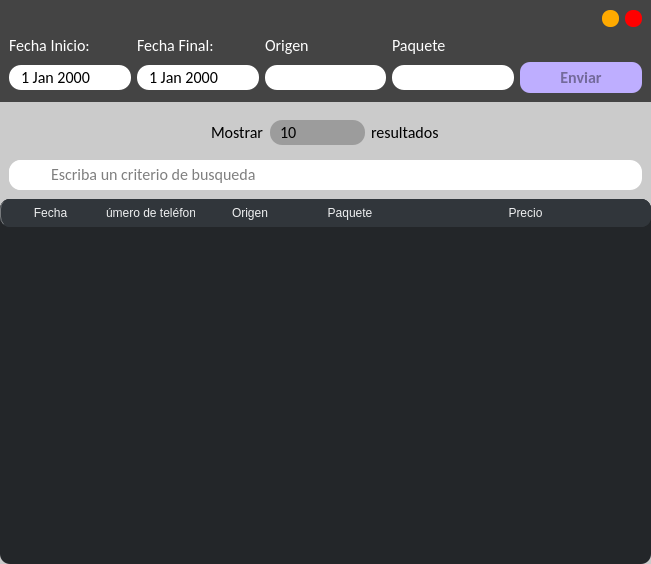
<?xml version="1.0" encoding="UTF-8"?>
<ui version="4.0">
 <class>Dialog</class>
 <widget class="QDialog" name="Dialog">
  <property name="geometry">
   <rect>
    <x>0</x>
    <y>0</y>
    <width>651</width>
    <height>564</height>
   </rect>
  </property>
  <property name="font">
   <font>
    <family>Calibri</family>
    <pointsize>12</pointsize>
   </font>
  </property>
  <property name="windowTitle">
   <string>Registro de compras</string>
  </property>
  <property name="windowIcon">
   <iconset>
    <normaloff>icons/actionlauncher.png</normaloff>icons/actionlauncher.png</iconset>
  </property>
  <property name="styleSheet">
   <string notr="true">QDialog{
	background-color: rgb(203, 203, 203);
}

QComboBox
{
	color: rgb(0, 0, 0);
	font: 12pt &quot;Calibri&quot;;
    /*selection-background-color: #3daee9;*/
    border-radius:12px;
    border:none;
    padding-left: 10px;
    padding-right: 10px;
    selection-background-color: rgb(62, 62, 62);
    min-width: 75px;
}

QComboBox:drop-down {
	color: white;
    subcontrol-origin: padding;
    subcontrol-position: top right;
    width: 12px;
    border:none;
    border-radius:10px;
    background-color: transparent;
}

QComboBox:down-arrow {
    image: url('ui/graphics/arrow_down.png');
    height: 12px;
    width: 12px;
    padding-right: 10px;
}

QComboBox:on:hover:focus {
    image: url('ui/graphics/arrow_down_disabled.png');
}

QComboBox QAbstractItemView
{
	color: white;
    background-color: #232629;
    border-radius: 10px;
    border: none;
    selection-background-color: #18465d;
}
/* DATE PICKER */
QDateEdit
{
	color: rgb(0, 0, 0);
	border-radius:12px;
	border:none;
	padding-left: 10px;
	padding-right: 10px;
	selection-background-color: #3daee9;
}

QDateEdit::down-arrow
{
    image: url('ui/graphics/arrow_down.png');
    height: 12px;
    width: 12px;
    padding-right: 10px;
}

QDateEdit:on
{
    padding-top: 3px;
    padding-left: 4px;
    selection-background-color: #4a4a4a;
}

QDateEdit QAbstractItemView
{
	
	color:rgb(181, 181, 181);
    background-color: #232629;
    border-radius: 5px;
    border: 1px solid #3375A3;
    selection-background-color: #3daee9;
}

QDateEdit::drop-down
{
    subcontrol-origin: padding;
    subcontrol-position: top right;
    width: 15px;
    /*border-left-width: 0px;
    border-left-color: darkgray;
    border-left-style: solid;*/
    border-radius: 10px;
}

QDateEdit::down-arrow:on, QDateEdit::down-arrow:hover,
QDateEdit::down-arrow:focus
{
    image: url('ui/graphics/arrow_down.png');
    height: 12px;
    width: 12px;
    padding-right: 10px;
}</string>
  </property>
  <property name="modal">
   <bool>false</bool>
  </property>
  <layout class="QGridLayout" name="gridLayout_4">
   <property name="leftMargin">
    <number>0</number>
   </property>
   <property name="topMargin">
    <number>0</number>
   </property>
   <property name="rightMargin">
    <number>0</number>
   </property>
   <property name="bottomMargin">
    <number>0</number>
   </property>
   <property name="verticalSpacing">
    <number>0</number>
   </property>
   <item row="3" column="0">
    <widget class="QTableWidget" name="table">
     <property name="styleSheet">
      <string notr="true">QTableView
{
	color:white;
    border: none;/*1px solid #76797C;*/
    gridline-color: #31363b;
    background-color: #232629;
}


QTableView, QHeaderView
{
    border-radius: 10px;
}

QTableView::item:pressed, QListView::item:pressed, QTreeView::item:pressed  {
    background: #18465d;
    color: #eff0f1;
}

QTableView::item:selected:active, QTreeView::item:selected:active, QListView::item:selected:active  {
    background: #287399;
    color: #eff0f1;
}


QHeaderView
{
    background-color: #31363b;
    border: none;/*1px transparent;*/
    border-radius: 10px;
    margin: 0px;
    padding: 0px;

}

QHeaderView::section  {
    background-color: #31363b;
    color: #eff0f1;
    padding: 5px;
	 border: none;/*1px solid #76797C;*/
    border-radius: 10px;
    text-align: center;
}

QHeaderView::section::vertical::first, QHeaderView::section::vertical::only-one
{
    border-top: 1px solid #76797C;
}

QHeaderView::section::vertical
{
    border-top: transparent;
}

QHeaderView::section::horizontal::first, QHeaderView::section::horizontal::only-one
{
    border-left: 1px solid #76797C;
}

QHeaderView::section::horizontal
{
    border-left: transparent;
}


QHeaderView::section:checked
 {
    color: white;
    background-color: #334e5e;
 }

 /* style the sort indicator */
QHeaderView::down-arrow {
    image: url(:/qss_icons/rc/down_arrow.png);
}

QHeaderView::up-arrow {
    image: url(:/qss_icons/rc/up_arrow.png);
}


QTableCornerButton::section {
    background-color: transparent;/*#31363b;*/
    border: none;/*1px transparent #76797C;*/
    border-radius: 10px;
}</string>
     </property>
     <property name="editTriggers">
      <set>QAbstractItemView::NoEditTriggers</set>
     </property>
     <property name="alternatingRowColors">
      <bool>true</bool>
     </property>
     <property name="textElideMode">
      <enum>Qt::ElideMiddle</enum>
     </property>
     <property name="sortingEnabled">
      <bool>true</bool>
     </property>
     <attribute name="horizontalHeaderStretchLastSection">
      <bool>true</bool>
     </attribute>
     <attribute name="verticalHeaderStretchLastSection">
      <bool>false</bool>
     </attribute>
     <column>
      <property name="text">
       <string>Fecha</string>
      </property>
     </column>
     <column>
      <property name="text">
       <string>Número de teléfono</string>
      </property>
     </column>
     <column>
      <property name="text">
       <string>Origen</string>
      </property>
     </column>
     <column>
      <property name="text">
       <string>Paquete</string>
      </property>
     </column>
     <column>
      <property name="text">
       <string>Precio</string>
      </property>
     </column>
    </widget>
   </item>
   <item row="0" column="0" alignment="Qt::AlignVCenter">
    <widget class="QWidget" name="widget" native="true">
     <property name="minimumSize">
      <size>
       <width>0</width>
       <height>0</height>
      </size>
     </property>
     <property name="maximumSize">
      <size>
       <width>16777215</width>
       <height>16777215</height>
      </size>
     </property>
     <property name="styleSheet">
      <string notr="true">QWidget{
font: 12pt &quot;Calibri&quot;;
color: rgb(255, 255, 255);
}

QWidget #widget{
	background-color: rgb(68, 68, 68);
}</string>
     </property>
     <layout class="QGridLayout" name="gridLayout_5">
      <item row="1" column="0">
       <widget class="QLabel" name="label">
        <property name="text">
         <string>Fecha Inicio:</string>
        </property>
       </widget>
      </item>
      <item row="1" column="1">
       <widget class="QLabel" name="label_2">
        <property name="text">
         <string>Fecha Final:</string>
        </property>
       </widget>
      </item>
      <item row="1" column="2">
       <widget class="QLabel" name="label_3">
        <property name="text">
         <string>Origen</string>
        </property>
       </widget>
      </item>
      <item row="1" column="3">
       <widget class="QLabel" name="label_4">
        <property name="text">
         <string>Paquete</string>
        </property>
       </widget>
      </item>
      <item row="2" column="0">
       <widget class="QDateEdit" name="init_day">
        <property name="minimumSize">
         <size>
          <width>0</width>
          <height>25</height>
         </size>
        </property>
        <property name="styleSheet">
         <string notr="true">color: rgb(0, 0, 0);</string>
        </property>
        <property name="buttonSymbols">
         <enum>QAbstractSpinBox::NoButtons</enum>
        </property>
        <property name="calendarPopup">
         <bool>true</bool>
        </property>
       </widget>
      </item>
      <item row="2" column="1">
       <widget class="QDateEdit" name="final_date">
        <property name="minimumSize">
         <size>
          <width>0</width>
          <height>25</height>
         </size>
        </property>
        <property name="styleSheet">
         <string notr="true">color: rgb(0, 0, 0);</string>
        </property>
        <property name="frame">
         <bool>false</bool>
        </property>
        <property name="buttonSymbols">
         <enum>QAbstractSpinBox::NoButtons</enum>
        </property>
        <property name="calendarPopup">
         <bool>true</bool>
        </property>
       </widget>
      </item>
      <item row="2" column="2">
       <widget class="QComboBox" name="origins_list">
        <property name="minimumSize">
         <size>
          <width>95</width>
          <height>25</height>
         </size>
        </property>
        <property name="styleSheet">
         <string notr="true">color: grey;</string>
        </property>
       </widget>
      </item>
      <item row="2" column="3">
       <widget class="QComboBox" name="data_package_list">
        <property name="minimumSize">
         <size>
          <width>95</width>
          <height>25</height>
         </size>
        </property>
        <property name="styleSheet">
         <string notr="true">color: grey;</string>
        </property>
       </widget>
      </item>
      <item row="2" column="4">
       <widget class="QPushButton" name="send">
        <property name="font">
         <font>
          <family>Calibri</family>
          <pointsize>12</pointsize>
          <weight>75</weight>
          <italic>false</italic>
          <bold>true</bold>
         </font>
        </property>
        <property name="toolTip">
         <string>Enviar solicitud</string>
        </property>
        <property name="styleSheet">
         <string notr="true">QPushButton{
	
	font: bold 12pt &quot;Calibri&quot;;
	color:rgba(0, 0, 0, 100);
	border-radius: 10px;
	padding: 5px;
	background-color: rgb(190, 174, 255);
}

QPushButton:hover{
	color:rgba(255, 255, 255, 100);
	background-color:rgb(82, 62, 106);
}</string>
        </property>
        <property name="text">
         <string>Enviar</string>
        </property>
       </widget>
      </item>
      <item row="0" column="0" colspan="5">
       <widget class="QWidget" name="widget_4" native="true">
        <layout class="QGridLayout" name="gridLayout">
         <property name="leftMargin">
          <number>0</number>
         </property>
         <property name="topMargin">
          <number>0</number>
         </property>
         <property name="rightMargin">
          <number>0</number>
         </property>
         <property name="bottomMargin">
          <number>0</number>
         </property>
         <item row="0" column="2">
          <widget class="QPushButton" name="btn_minimize">
           <property name="minimumSize">
            <size>
             <width>16</width>
             <height>16</height>
            </size>
           </property>
           <property name="maximumSize">
            <size>
             <width>17</width>
             <height>17</height>
            </size>
           </property>
           <property name="toolTip">
            <string>Minimizar</string>
           </property>
           <property name="styleSheet">
            <string notr="true">QPushButton {
	border: none;
	border-radius: 8px;		
	background-color: rgb(255, 170, 0);
}
QPushButton:hover {	
	background-color: rgba(255, 170, 0, 150);
}</string>
           </property>
           <property name="text">
            <string/>
           </property>
          </widget>
         </item>
         <item row="0" column="3">
          <widget class="QPushButton" name="btn_close">
           <property name="minimumSize">
            <size>
             <width>16</width>
             <height>16</height>
            </size>
           </property>
           <property name="maximumSize">
            <size>
             <width>17</width>
             <height>17</height>
            </size>
           </property>
           <property name="toolTip">
            <string>Cerrar</string>
           </property>
           <property name="styleSheet">
            <string notr="true">QPushButton {
	border: none;
	border-radius: 8px;		
	background-color: rgb(255, 0, 0);
}
QPushButton:hover {		
	background-color: rgba(255, 0, 0, 150);
}</string>
           </property>
           <property name="text">
            <string/>
           </property>
          </widget>
         </item>
         <item row="0" column="1">
          <spacer name="horizontalSpacer">
           <property name="orientation">
            <enum>Qt::Horizontal</enum>
           </property>
           <property name="sizeHint" stdset="0">
            <size>
             <width>40</width>
             <height>20</height>
            </size>
           </property>
          </spacer>
         </item>
         <item row="0" column="0">
          <widget class="QLabel" name="label_8">
           <property name="text">
            <string/>
           </property>
           <property name="pixmap">
            <pixmap>images/cubacel.png</pixmap>
           </property>
           <property name="scaledContents">
            <bool>true</bool>
           </property>
          </widget>
         </item>
        </layout>
       </widget>
      </item>
     </layout>
    </widget>
   </item>
   <item row="2" column="0">
    <widget class="QWidget" name="widget_3" native="true">
     <property name="styleSheet">
      <string notr="true"/>
     </property>
     <layout class="QGridLayout" name="gridLayout_3">
      <item row="0" column="0" alignment="Qt::AlignHCenter">
       <widget class="QWidget" name="widget_2" native="true">
        <layout class="QGridLayout" name="gridLayout_2">
         <item row="0" column="0">
          <widget class="QLabel" name="label_5">
           <property name="font">
            <font>
             <family>Calibri</family>
             <pointsize>12</pointsize>
            </font>
           </property>
           <property name="text">
            <string>Mostrar</string>
           </property>
          </widget>
         </item>
         <item row="0" column="2">
          <widget class="QLabel" name="label_6">
           <property name="font">
            <font>
             <family>Calibri</family>
             <pointsize>12</pointsize>
            </font>
           </property>
           <property name="text">
            <string>resultados</string>
           </property>
          </widget>
         </item>
         <item row="0" column="1">
          <widget class="QComboBox" name="results">
           <property name="minimumSize">
            <size>
             <width>95</width>
             <height>25</height>
            </size>
           </property>
           <property name="maximumSize">
            <size>
             <width>20</width>
             <height>16777215</height>
            </size>
           </property>
           <property name="styleSheet">
            <string notr="true">color: rgb(0, 0, 0);
background-color: rgb(156, 156, 156);
/*padding-right: 20px;
padding-left: 20px;*/</string>
           </property>
           <item>
            <property name="text">
             <string>10</string>
            </property>
           </item>
           <item>
            <property name="text">
             <string>25</string>
            </property>
           </item>
           <item>
            <property name="text">
             <string>50</string>
            </property>
           </item>
           <item>
            <property name="text">
             <string>100</string>
            </property>
           </item>
          </widget>
         </item>
        </layout>
       </widget>
      </item>
      <item row="1" column="0">
       <widget class="QWidget" name="widget_5" native="true">
        <property name="styleSheet">
         <string notr="true">border-radius:12px;
border:none;
background-color: rgb(255, 255, 255);</string>
        </property>
        <layout class="QGridLayout" name="gridLayout_6">
         <property name="leftMargin">
          <number>0</number>
         </property>
         <property name="topMargin">
          <number>0</number>
         </property>
         <property name="rightMargin">
          <number>0</number>
         </property>
         <property name="bottomMargin">
          <number>0</number>
         </property>
         <property name="horizontalSpacing">
          <number>0</number>
         </property>
         <item row="0" column="0">
          <widget class="QLabel" name="label_7">
           <property name="minimumSize">
            <size>
             <width>30</width>
             <height>30</height>
            </size>
           </property>
           <property name="maximumSize">
            <size>
             <width>30</width>
             <height>30</height>
            </size>
           </property>
           <property name="font">
            <font>
             <family>Calibri</family>
             <pointsize>12</pointsize>
             <weight>75</weight>
             <bold>true</bold>
            </font>
           </property>
           <property name="text">
            <string/>
           </property>
           <property name="pixmap">
            <pixmap>icons/search_black.png</pixmap>
           </property>
           <property name="scaledContents">
            <bool>true</bool>
           </property>
          </widget>
         </item>
         <item row="0" column="1">
          <widget class="QLineEdit" name="search_by">
           <property name="minimumSize">
            <size>
             <width>0</width>
             <height>25</height>
            </size>
           </property>
           <property name="font">
            <font>
             <family>Calibri</family>
             <pointsize>12</pointsize>
            </font>
           </property>
           <property name="styleSheet">
            <string notr="true">border-radius:12px;
border:none;
padding-left: 10px;
padding-right: 10px;</string>
           </property>
           <property name="placeholderText">
            <string>Escriba un criterio de busqueda</string>
           </property>
           <property name="clearButtonEnabled">
            <bool>true</bool>
           </property>
          </widget>
         </item>
        </layout>
       </widget>
      </item>
     </layout>
    </widget>
   </item>
  </layout>
 </widget>
 <resources/>
 <connections>
  <connection>
   <sender>btn_close</sender>
   <signal>clicked(bool)</signal>
   <receiver>Dialog</receiver>
   <slot>close()</slot>
   <hints>
    <hint type="sourcelabel">
     <x>719</x>
     <y>29</y>
    </hint>
    <hint type="destinationlabel">
     <x>746</x>
     <y>31</y>
    </hint>
   </hints>
  </connection>
 </connections>
</ui>
